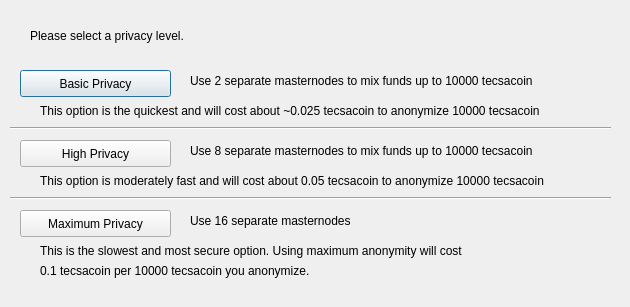
<?xml version="1.0" encoding="UTF-8"?>
<ui version="4.0">
 <class>ObfuscationConfig</class>
 <widget class="QDialog" name="ObfuscationConfig">
  <property name="geometry">
   <rect>
    <x>0</x>
    <y>0</y>
    <width>630</width>
    <height>307</height>
   </rect>
  </property>
  <property name="windowTitle">
   <string>Configure Obfuscation</string>
  </property>
  <widget class="QPushButton" name="buttonBasic">
   <property name="geometry">
    <rect>
     <x>20</x>
     <y>70</y>
     <width>151</width>
     <height>27</height>
    </rect>
   </property>
   <property name="text">
    <string>Basic Privacy</string>
   </property>
  </widget>
  <widget class="QPushButton" name="buttonHigh">
   <property name="geometry">
    <rect>
     <x>20</x>
     <y>140</y>
     <width>151</width>
     <height>27</height>
    </rect>
   </property>
   <property name="text">
    <string>High Privacy</string>
   </property>
  </widget>
  <widget class="QPushButton" name="buttonMax">
   <property name="geometry">
    <rect>
     <x>20</x>
     <y>210</y>
     <width>151</width>
     <height>27</height>
    </rect>
   </property>
   <property name="text">
    <string>Maximum Privacy</string>
   </property>
  </widget>
  <widget class="QLabel" name="label">
   <property name="geometry">
    <rect>
     <x>30</x>
     <y>20</y>
     <width>571</width>
     <height>31</height>
    </rect>
   </property>
   <property name="text">
    <string>Please select a privacy level.</string>
   </property>
  </widget>
  <widget class="QLabel" name="label_2">
   <property name="geometry">
    <rect>
     <x>190</x>
     <y>70</y>
     <width>421</width>
     <height>21</height>
    </rect>
   </property>
   <property name="text">
    <string>Use 2 separate masternodes to mix funds up to 10000 tecsacoin</string>
   </property>
  </widget>
  <widget class="QLabel" name="label_3">
   <property name="geometry">
    <rect>
     <x>190</x>
     <y>140</y>
     <width>411</width>
     <height>21</height>
    </rect>
   </property>
   <property name="text">
    <string>Use 8 separate masternodes to mix funds up to 10000 tecsacoin</string>
   </property>
  </widget>
  <widget class="QLabel" name="label_4">
   <property name="geometry">
    <rect>
     <x>190</x>
     <y>210</y>
     <width>421</width>
     <height>21</height>
    </rect>
   </property>
   <property name="text">
    <string>Use 16 separate masternodes</string>
   </property>
  </widget>
  <widget class="QLabel" name="label_6">
   <property name="geometry">
    <rect>
     <x>40</x>
     <y>100</y>
     <width>561</width>
     <height>21</height>
    </rect>
   </property>
   <property name="text">
    <string>This option is the quickest and will cost about ~0.025 tecsacoin to anonymize 10000 tecsacoin</string>
   </property>
  </widget>
  <widget class="QLabel" name="label_7">
   <property name="geometry">
    <rect>
     <x>40</x>
     <y>170</y>
     <width>561</width>
     <height>21</height>
    </rect>
   </property>
   <property name="text">
    <string>This option is moderately fast and will cost about 0.05 tecsacoin to anonymize 10000 tecsacoin</string>
   </property>
  </widget>
  <widget class="QLabel" name="label_8">
   <property name="geometry">
    <rect>
     <x>40</x>
     <y>240</y>
     <width>561</width>
     <height>21</height>
    </rect>
   </property>
   <property name="text">
    <string>This is the slowest and most secure option. Using maximum anonymity will cost</string>
   </property>
  </widget>
  <widget class="QLabel" name="label_9">
   <property name="geometry">
    <rect>
     <x>40</x>
     <y>260</y>
     <width>561</width>
     <height>21</height>
    </rect>
   </property>
   <property name="text">
    <string>0.1 tecsacoin per 10000 tecsacoin you anonymize.</string>
   </property>
  </widget>
  <widget class="Line" name="line">
   <property name="geometry">
    <rect>
     <x>10</x>
     <y>120</y>
     <width>601</width>
     <height>16</height>
    </rect>
   </property>
   <property name="orientation">
    <enum>Qt::Horizontal</enum>
   </property>
  </widget>
  <widget class="Line" name="line_2">
   <property name="geometry">
    <rect>
     <x>10</x>
     <y>190</y>
     <width>601</width>
     <height>16</height>
    </rect>
   </property>
   <property name="orientation">
    <enum>Qt::Horizontal</enum>
   </property>
  </widget>
 </widget>
 <resources/>
 <connections/>
</ui>
